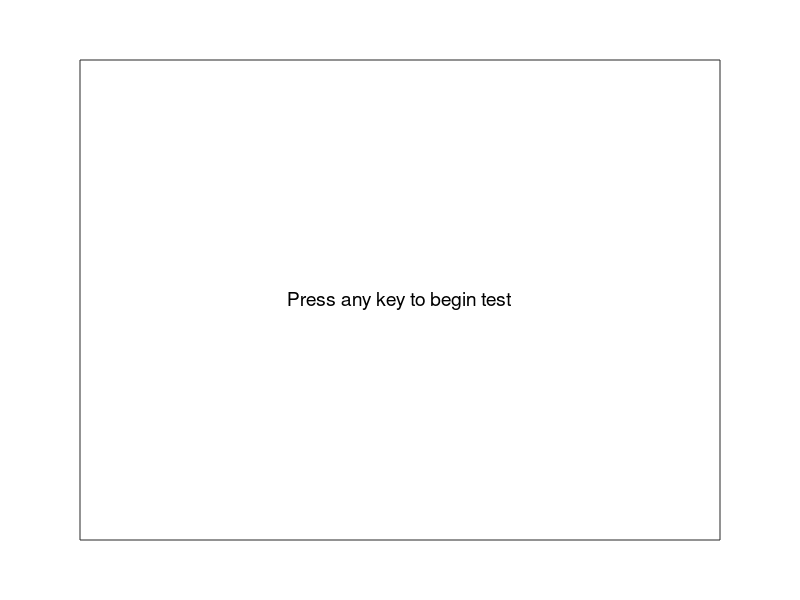

MATLAB code for this plot: (Note: this script raises an error after producing the figure.)
function test_keyboard_gui()
    % Test GUI for keyboard input that avoids using command window output
    % Optimized for SSH+X11 forwarding where command window output may be problematic
    
    % Create figure with white background
    fig = figure('Color', 'white', ...
                'Position', [100, 100, 500, 400], ...
                'Name', 'SSH Keyboard Test', ...
                'NumberTitle', 'off', ...
                'MenuBar', 'none');
    
    % Set up axes to contain text
    ax = axes('Parent', fig, ...
             'Position', [0.1, 0.1, 0.8, 0.8], ...
             'XTick', [], 'YTick', [], ...
             'XLim', [0 1], 'YLim', [0 1], ...
             'Box', 'on');
    
    % Create instruction text
    text(0.5, 0.5, 'Press any key to begin test', ...
        'HorizontalAlignment', 'center', ...
        'FontSize', 14, ...
        'Parent', ax);
    
    % Initialize user data
    fig.UserData = struct();
    
    % Set up key press callback
    fig.KeyPressFcn = @keypress_gui_callback;
    
    % Wait until figure is closed
    uiwait(fig);
end 
